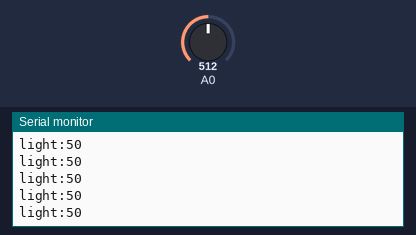
Simulated run of this sketch. Board: Arduino Uno, built with avr-gcc and run on an emulated ATmega328P. Parts: the last lines printed to the serial monitor. The test bench sets the inputs (shaded band); at power-on: A0 = 512.

Above: at 4.2 s.
4.3 s: A0 set to 109
At 4.34 s:
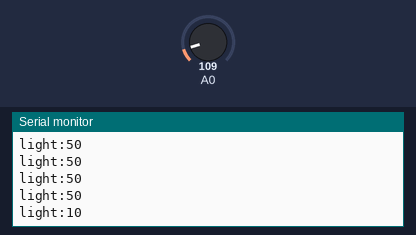
5.8 s: A0 set to 96
At 5.8 s:
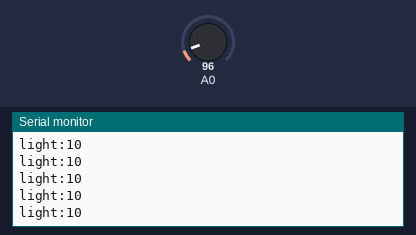
Timing chart, 0 to 8.3 s (numbered marks = the images above; inputs shaded):
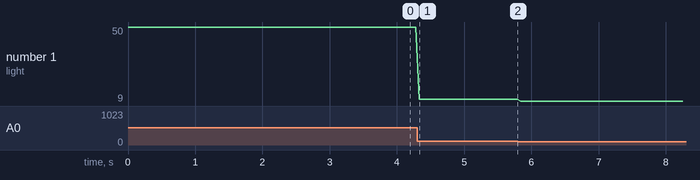

Measured:
- after the input at 4.3 s, the serial monitor: prints a new line at once (image 1)
- plotted number 1: 50 → 10 after the input at 4.3 s, 10 → 9 after the input at 5.8 s

The sketch:

AnalogPlot.ino
```cpp
void setup() { Serial.begin(9600); }
void loop() {
  int raw = analogRead(A0);
  int percent = map(raw, 0, 1023, 0, 100);
  Serial.print("light:"); Serial.println(percent);
  delay(50);
}
```
